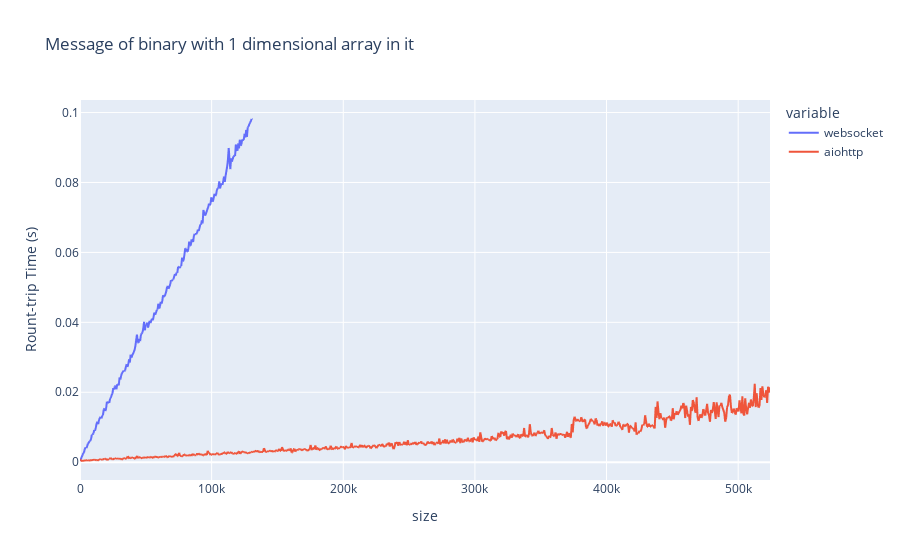

The notebook cell this image was saved under:
### Code cell
fig = px.line(data_frame=df_np1d, x=df_np1d.index, y=df_np1d.columns, title="Message of binary with 1 dimensional array in it",labels={'value':"Rount-trip Time (s) "})
fig.show()

### Figure 1 — Plotly figure (JSON) as saved in the notebook; plotly's stock layout.template omitted (floating-point values rounded to 4 significant figures; data arrays with more than 128 entries replaced by an {"elided": "..."} marker saying what was removed)
{"data": [{"hovertemplate": "variable=websocket<br>size=%{x}<br>Rount-trip Time (s) =%{y}<extra></extra>", "legendgroup": "websocket", "line": {"color": "#636efa", "dash": "solid"}, "marker": {"symbol": "circle"}, "mode": "lines", "name": "websocket", "showlegend": true, "type": "scattergl", "x": {"elided": "944 int values"}, "xaxis": "x", "y": {"elided": "944 float values"}, "yaxis": "y"}, {"hovertemplate": "variable=aiohttp<br>size=%{x}<br>Rount-trip Time (s) =%{y}<extra></extra>", "legendgroup": "aiohttp", "line": {"color": "#EF553B", "dash": "solid"}, "marker": {"symbol": "circle"}, "mode": "lines", "name": "aiohttp", "showlegend": true, "type": "scattergl", "x": {"elided": "944 int values"}, "xaxis": "x", "y": {"elided": "944 float values"}, "yaxis": "y"}], "layout": {"legend": {"title": {"text": "variable"}, "tracegroupgap": 0}, "title": {"text": "Message of binary with 1 dimensional array in it"}, "xaxis": {"anchor": "y", "domain": [0, 1], "title": {"text": "size"}}, "yaxis": {"anchor": "x", "domain": [0, 1], "title": {"text": "Rount-trip Time (s) "}}}}
